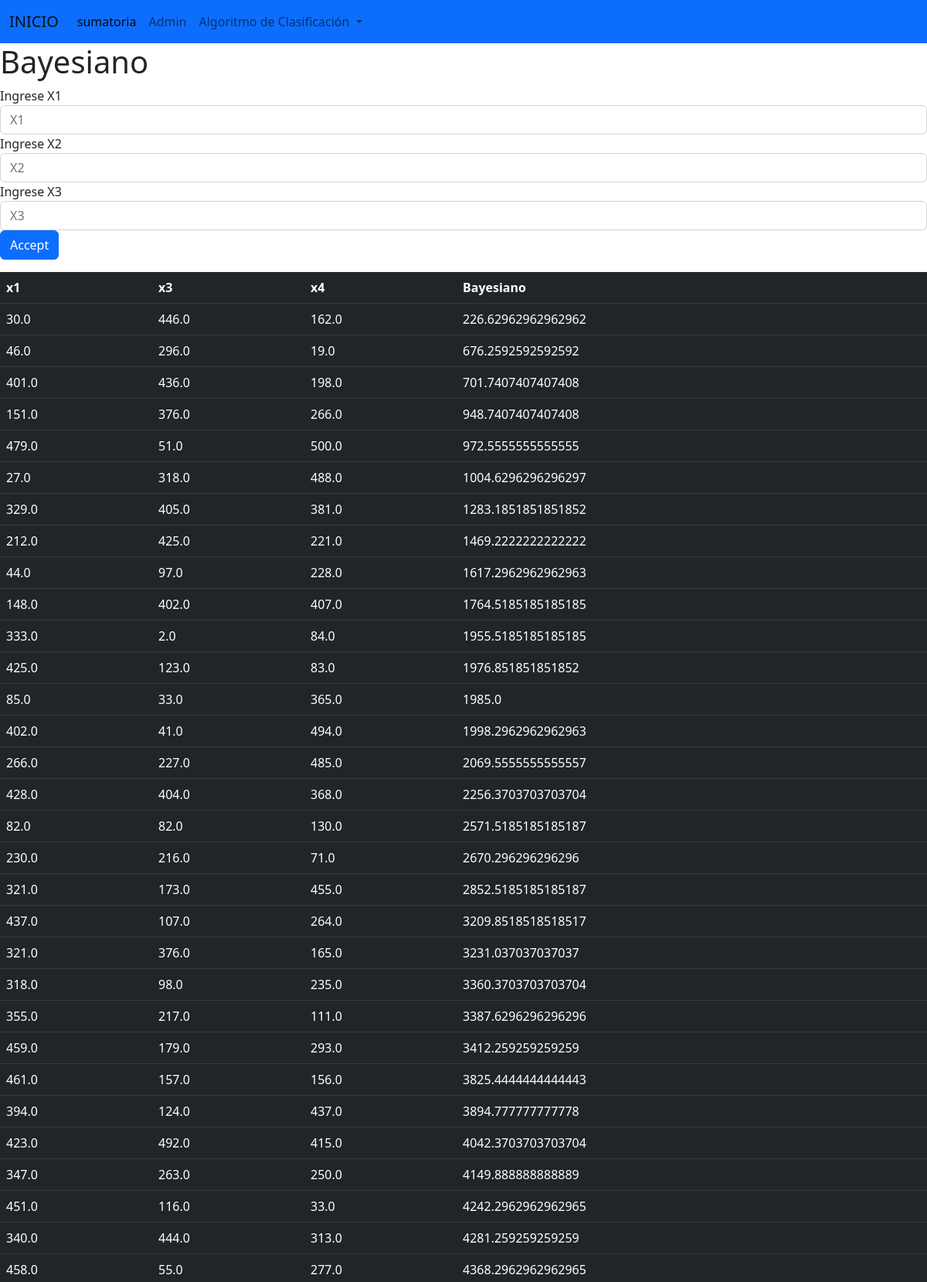
/algoritmoBaye/ (upper part), run on the app's committed database.
### daddy/models.py (models this page shows, shortened)
class Datos(models.Model):
    x1 = models.FloatField()
    x2 = models.TextField()
    x3 = models.FloatField()
    x4 = models.FloatField()

### daddy/views.py (the view)
# urls.py: path('algoritmoBaye/', views.algBaye, name='algoritmoBaye'),
def algBaye(request):
    x1 = random.randint(1,500)
    x2 = random.randint(1,500)
    x3 = random.randint(1,500)
    df = Datos.objects.all()
    ldis = ABaye(df,x1,x2,x3)
    ldis = sorted(ldis)
    contexto = zip(df,ldis)
    return render(request, 'daddy/algoritmoBaye.html', {'contexto':contexto})

### daddy/views.py (called while the page is built)
def ABaye(df,x1,x2,x3):
    ldist = []
    for i in df:
        dis = (x1 - i.x1)**2+(x2 - i.x3)**2+(x3 - i.x4)**2
        div = (dis / 27-1)
        ldist.append(div)
    return ldist

### daddy/templates/daddy/algoritmoBaye.html (shortened to what this page needs)
<!DOCTYPE html>
<html lang="en">
    <head>
        <link href="https://cdn.jsdelivr.net/npm/bootstrap@5.2.1/dist/css/bootstrap.min.css" rel="stylesheet">
    </head>
   <body background="https://img.freepik.com/free-vector/gradient-network-connection-background_23-2148865392.jpg?w=740&t=st=1668660123~exp=1668660723~hmac=865c86ab3d429451009cf8f34804d3a2983c43f298215717f87d8fa2a69695f0">
    <nav class="navbar navbar-expand-lg bg-primary">
      <div class="container-fluid">
        <a class="navbar-brand" href="{% url 'index' %}">INICIO </a>
        <div class="collapse navbar-collapse" id="navbarNavDropdown">
          <ul class="navbar-nav">
            <li class="nav-item">
              <a class="nav-link active" aria-current="page" href="{% url 'daddy' %}">sumatoria</a>
            </li>
            <li class="nav-item">
              <a class="nav-link" href="http://127.0.0.1:8000/admin/">Admin</a>
            </li>
            <li class="nav-item dropdown">
              <a class="nav-link dropdown-toggle" href="#" role="button" data-bs-toggle="dropdown" aria-expanded="false">
                Algoritmo de Clasificación
              </a>
            </li>
          </ul>
        </div>
      </div>
    </nav>
        <h1>Bayesiano </h1>
        <table class="table table-striped">
  <thead>
<form>
  <div class="form-group">
    <label for="exampleInputPassword1">Ingrese X1</label>
    <input type="text" class="form-control" id="inputx1" placeholder="X1">
  </div>
  <div class="form-group">
    <label for="exampleInputPassword1">Ingrese X2</label>
    <input type="text" class="form-control" id="inputx2" placeholder="X2">
  </div>
  <div class="form-group">
    <label for="exampleInputPassword1">Ingrese X3</label>
    <input type="text" class="form-control" id="inputx3" placeholder="X3">
  </div>
  <button type="submit" class="btn btn-primary">Accept</button>
</form>
<table class="table table-dark">
  <thead>
    <tr>
      <th scope="col">x1</th>
      <th scope="col">x3</th>
      <th scope="col">x4</th>
      <th scope="col">Bayesiano</th>
    </tr>
  </thead>
  <tbody>
    <tr>
    {% for var,algBaye in contexto %}
      <td>{{var.x1}}</td>
      <td>{{var.x3}}</td>
      <td>{{var.x4}}</td>
      <td>{{algBaye}}</td>
    </tr>
  </tbody>
  {% endfor %}
</table>
</body>
</html>

### data on the page
Datos: x1 "30.0", x3 "446.0", x4 "162.0", algBaye "226.62962962962962"
Datos: x1 "46.0", x3 "296.0", x4 "19.0", algBaye "676.2592592592592"
Datos: x1 "401.0", x3 "436.0", x4 "198.0", algBaye "701.7407407407408"
Datos: x1 "151.0", x3 "376.0", x4 "266.0", algBaye "948.7407407407408"
Datos: x1 "479.0", x3 "51.0", x4 "500.0", algBaye "972.5555555555555"
Datos: x1 "27.0", x3 "318.0", x4 "488.0", algBaye "1004.6296296296297"
Datos: x1 "329.0", x3 "405.0", x4 "381.0", algBaye "1283.1851851851852"
Datos: x1 "212.0", x3 "425.0", x4 "221.0", algBaye "1469.2222222222222"
Datos: x1 "44.0", x3 "97.0", x4 "228.0", algBaye "1617.2962962962963"
Datos: x1 "148.0", x3 "402.0", x4 "407.0", algBaye "1764.5185185185185"
Datos: x1 "333.0", x3 "2.0", x4 "84.0", algBaye "1955.5185185185185"
Datos: x1 "425.0", x3 "123.0", x4 "83.0", algBaye "1976.851851851852"
Datos: x1 "85.0", x3 "33.0", x4 "365.0", algBaye "1985.0"
Datos: x1 "402.0", x3 "41.0", x4 "494.0", algBaye "1998.2962962962963"
Datos: x1 "266.0", x3 "227.0", x4 "485.0", algBaye "2069.5555555555557"
Datos: x1 "428.0", x3 "404.0", x4 "368.0", algBaye "2256.3703703703704"
Datos: x1 "82.0", x3 "82.0", x4 "130.0", algBaye "2571.5185185185187"
Datos: x1 "230.0", x3 "216.0", x4 "71.0", algBaye "2670.296296296296"
Datos: x1 "321.0", x3 "173.0", x4 "455.0", algBaye "2852.5185185185187"
Datos: x1 "437.0", x3 "107.0", x4 "264.0", algBaye "3209.8518518518517"
Datos: x1 "321.0", x3 "376.0", x4 "165.0", algBaye "3231.037037037037"
Datos: x1 "318.0", x3 "98.0", x4 "235.0", algBaye "3360.3703703703704"
Datos: x1 "355.0", x3 "217.0", x4 "111.0", algBaye "3387.6296296296296"
Datos: x1 "459.0", x3 "179.0", x4 "293.0", algBaye "3412.259259259259"
Datos: x1 "461.0", x3 "157.0", x4 "156.0", algBaye "3825.4444444444443"
Datos: x1 "394.0", x3 "124.0", x4 "437.0", algBaye "3894.777777777778"
Datos: x1 "423.0", x3 "492.0", x4 "415.0", algBaye "4042.3703703703704"
Datos: x1 "347.0", x3 "263.0", x4 "250.0", algBaye "4149.888888888889"
Datos: x1 "451.0", x3 "116.0", x4 "33.0", algBaye "4242.2962962962965"
Datos: x1 "340.0", x3 "444.0", x4 "313.0", algBaye "4281.259259259259"
Datos: x1 "458.0", x3 "55.0", x4 "277.0", algBaye "4368.2962962962965"
